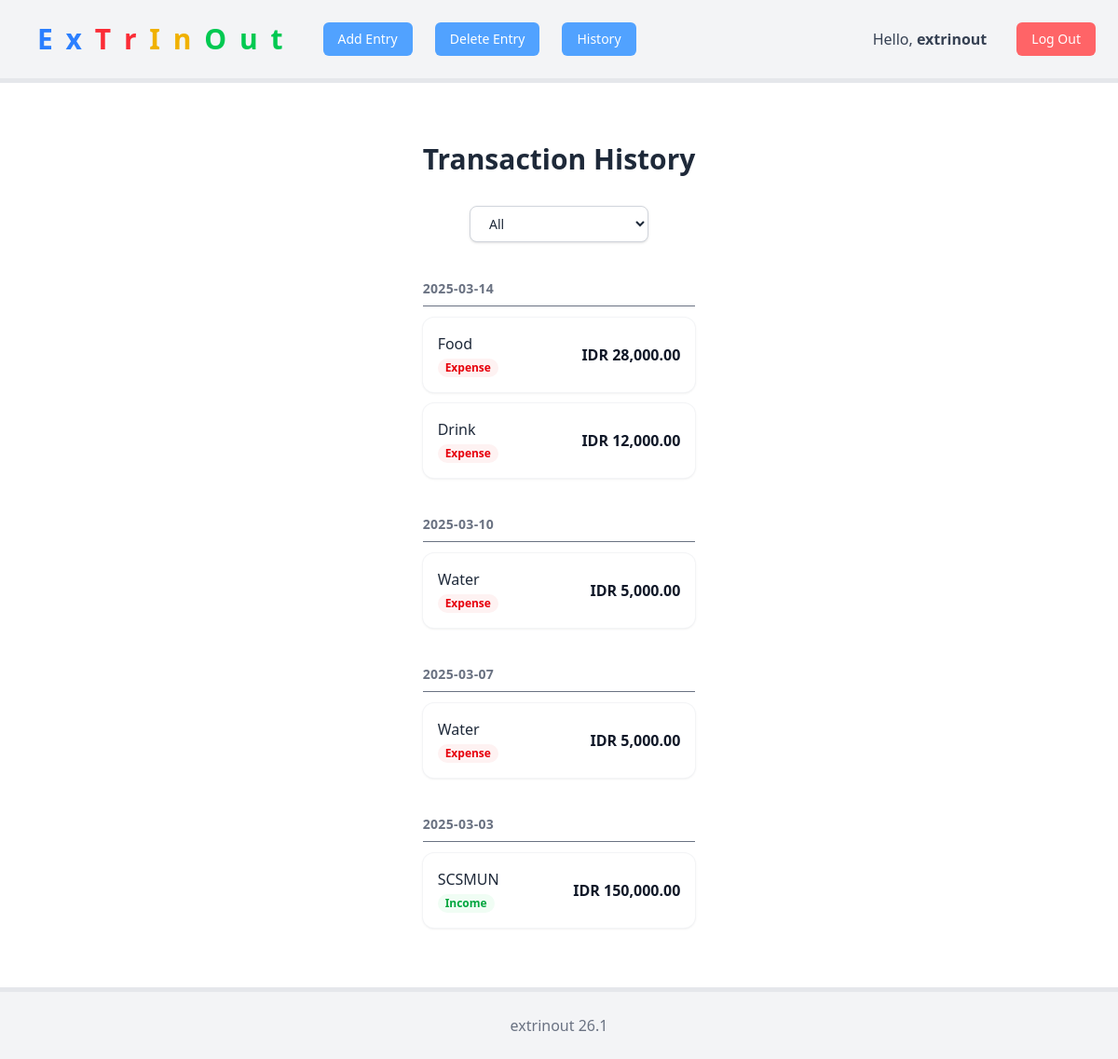
Page /history (signed in) on the earlier database version.
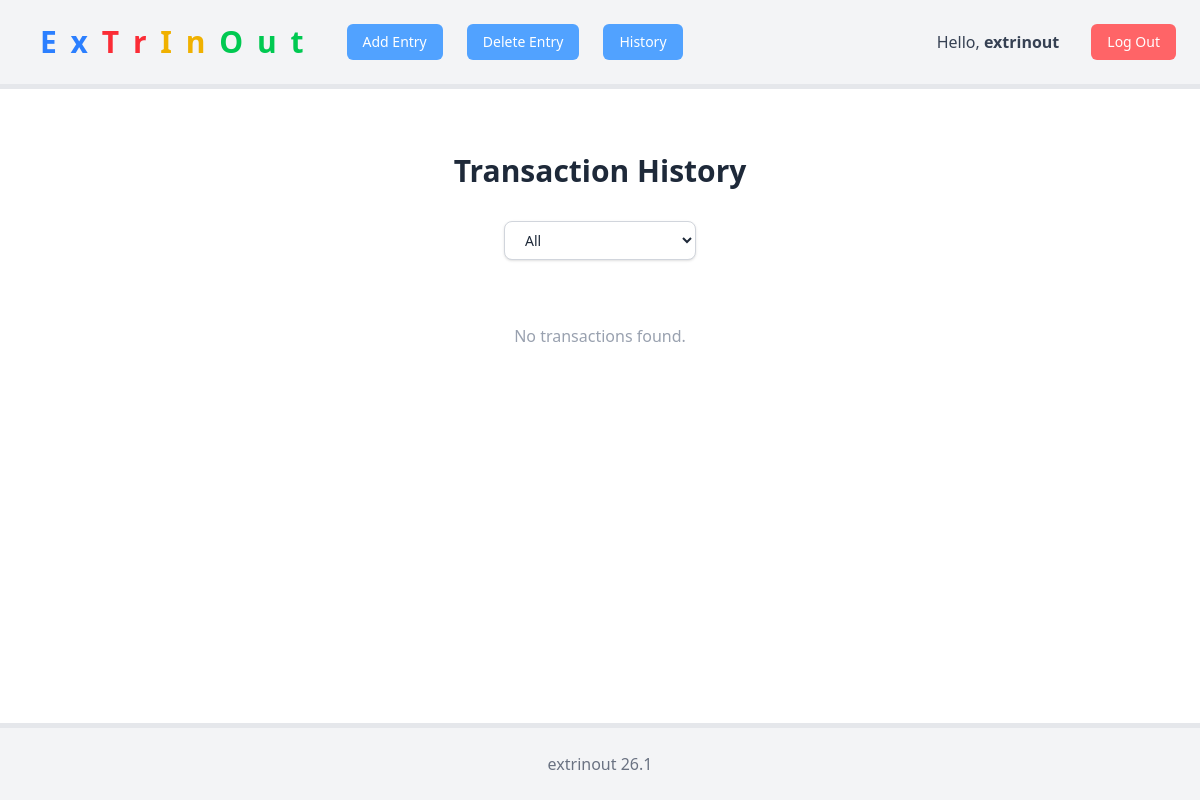
Same page on the later database version.
### tables this page shows
CREATE TABLE expenses (
    id INTEGER PRIMARY KEY AUTOINCREMENT,
    user_id INTEGER NOT NULL,
    amount NUMERIC NOT NULL,
    category TEXT NOT NULL,
    type TEXT NOT NULL CHECK(type IN ('income', 'expense')),
    date TEXT NOT NULL,
    FOREIGN KEY (user_id) REFERENCES users(id)
);

### app.py (the view)
@app.route("/history", methods=["GET"])
@login_required
def history():
    filter_type = request.args.get("type", "all")
    if filter_type in ["income", "expense"]:
        rows = db.execute(
            """
            SELECT amount,
                   category,
                   type,
                   DATE(date) AS day
            FROM expenses
            WHERE user_id = ?
              AND type = ?
            ORDER BY day DESC, date DESC
            """,
            session["user_id"],
            filter_type
        )
    else:
        rows = db.execute(
            """
            SELECT amount,
                   category,
                   type,
                   DATE(date) AS day
            FROM expenses
            WHERE user_id = ?
            ORDER BY day DESC, date DESC
            """,
            session["user_id"]
        )
    grouped_expenses = defaultdict(list)
    for row in rows:
        grouped_expenses[row["day"]].append(row)
    return render_template(
        "history.html",
        grouped_expenses=grouped_expenses,
        selected_type=filter_type
    )

### app.py (called while the page is built)
@app.after_request
def after_request(response):
    response.headers["Cache-Control"] = "no-cache, no-store, must-revalidate"
    response.headers["Expires"] = 0
    response.headers["Pragma"] = "no-cache"
    return response

### helpers.py (called while the page is built)
def login_required(f):
    @wraps(f)
    def decorated_function(*args, **kwargs):
        if session.get("user_id") is None:
            return redirect("/login")
        return f(*args, **kwargs)
    return decorated_function

### templates/history.html (shortened to what this page needs)
{% extends "layout.html" %}
{% block main %}
<div class="max-w-4xl mx-auto px-4 py-8">
    <h1 class="text-3xl font-bold text-center mb-8 text-gray-800">
        Transaction History
    </h1>
    <form method="get" action="/history" class="flex justify-center mb-8">
        <select name="type" onchange="this.form.submit()" class="w-48 rounded-lg border border-gray-300 bg-white px-4 py-2 text-sm shadow-sm focus:border-indigo-500 focus:outline-none focus:ring-2 focus:ring-indigo-200">
            <option value="all" {% if selected_type == "all" %}selected{% endif %}>
                All
            </option>
        </select>
    </form>
    {% if grouped_expenses %}
        {% for day, expenses in grouped_expenses.items() %}
            <div class="mt-10 mb-3">
                <h5 class="text-sm font-semibold text-gray-500 uppercase tracking-wide border-b pb-2">
                    {{ day }}
                </h5>
            </div>
            <div class="space-y-3">
                {% for expense in expenses %}
                    <div class="flex items-center justify-between rounded-xl bg-white p-4 shadow-sm ring-1 ring-gray-100 hover:shadow-md transition">
                        <div>
                            <div class="font-medium text-gray-800">
                                {{ expense.category }}
                            </div>
                            {% if expense.type == "income" %}
                                <span class="mt-1 inline-block text-xs font-semibold text-green-600 bg-green-50 px-2 py-0.5 rounded-full">
                                    Income
                                </span>
                            {% else %}
                                <span class="mt-1 inline-block text-xs font-semibold text-red-600 bg-red-50 px-2 py-0.5 rounded-full">
                                    Expense
                                </span>
                            {% endif %}
                        </div>
                        <div class="text-right font-semibold text-gray-900">
                            IDR {{ "{:,.2f}".format(expense.amount) }}
                        </div>
                    </div>
                {% endfor %}
            </div>
        {% endfor %}
    {% else %}
        <p class="text-center text-gray-400 mt-16">
            No transactions found.
        </p>
    {% endif %}
</div>
{% endblock %}

### templates/layout.html (shortened to what this page needs)
<!DOCTYPE html>
<html lang="en">
<head>
    <link rel="stylesheet" href="{{ url_for('static', filename='dist/output.css') }}">
</head>
<body class="bg-white text-gray-800 min-h-screen flex flex-col">
    <nav class="bg-gray-100 border-b-5 border-gray-200">
        <div class="max-w-7xl mx-auto px-6 py-4 flex items-center justify-between">
            <div class="flex items-center gap-6">
                <a href="/" class="inline-flex items-center px-4 py-2 rounded-md text-3xl font-semibold tracking-widest">
                    <span class="text-blue-500">E x</span>
                    <span class="text-red-500">&nbsp;T r</span>
                    <span class="text-yellow-500">&nbsp;I n</span>
                    <span class="text-green-500">&nbsp;O u t</span>
                </a>
                {% if session["user_id"] %}
                    <a href="/add_entry" class="inline-flex items-center px-4 py-2 rounded-md bg-blue-400 text-white font-medium text-sm hover:bg-blue-500 transition">
                        Add Entry
                    </a>
                    <a href="/delete_entry" class="inline-flex items-center px-4 py-2 rounded-md bg-blue-400 text-white font-medium text-sm hover:bg-blue-500 transition">
                        Delete Entry
                    </a>
                    <a href="/history" class="inline-flex items-center px-4 py-2 rounded-md bg-blue-400 text-white font-medium text-sm hover:bg-blue-500 transition">
                        History
                    </a>
                {% endif %}
            </div>
            <div class="flex items-center gap-4 text-xs">
                {% if session["user_id"] %}
                    <span class="inline-flex items-center px-4 py-2 rounded-md text-gray-700 text-base">
                        Hello,&nbsp;<strong> {{ session["username"] }}</strong>
                    </span>
                    <a href="/logout" class="inline-flex items-center px-4 py-2 rounded-md bg-red-400 text-white font-medium text-sm hover:bg-red-500 transition">
                        Log Out
                    </a>
                {% endif %}
            </div>
        </div>
    </nav>
    <main class="flex-1 max-w-7xl mx-auto px-6 py-8 bg-white">
        {% block main %}{% endblock %}
    </main>
    <footer class="bg-gray-100 text-center text-base text-gray-500 py-6 border-t-5 border-gray-200">
        <div>extrinout 26.1</div>
    </footer>
</body>
</html>

Differences in the rows shown:
removed expenses: category "Food", type "Expense", amount "28,000.00", shown under "2025-03-14"
removed expenses: category "Drink", type "Expense", amount "12,000.00", shown under "2025-03-14"
removed expenses: category "Water", type "Expense", amount "5,000.00", shown under "2025-03-10"
removed expenses: category "Water", type "Expense", amount "5,000.00", shown under "2025-03-07"
removed expenses: category "SCSMUN", type "Income", amount "150,000.00", shown under "2025-03-03"
Other differences:
text now shown: "No transactions found."
list line gone: "2025-03-14"
list line gone: "2025-03-10"
list line gone: "2025-03-07"
list line gone: "2025-03-03"
